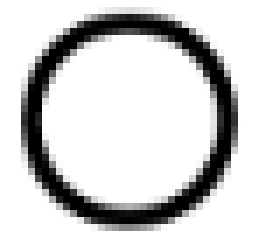
#> input picture backend/benchmarks/fixtures/glyphs/circularity_1.png, 38 x 36 px (shown 7 times larger)
$ python -i detection_passes.py   (imports and definitions only)
#> lines starting #> are read from the running program, lines starting #| are printed output that depends on the picture; after the words box and inside, x2 and y2 are one past the last pixel; in counts of white or black regions, pixels touching at a corner belong together
#> further down, picture is the input picture: PIL image 38x36 RGB; min 0, max 255, mean 209.5
### backend/image_preprocess.py
"""Preprocessing for CAD drawings."""

from __future__ import annotations

import numpy as np
from PIL import Image, ImageEnhance, ImageOps

try:
    import cv2
except ImportError:
    cv2 = None  # type: ignore


# [15 lines left out: functions pad_image, upscale_min_edge, not called in this run]


def cad_ink_to_gray(img: Image.Image) -> Image.Image:
    arr = np.array(img.convert("RGB")).astype(np.float32)
    r, g, b = arr[:, :, 0], arr[:, :, 1], arr[:, :, 2]
    ink = 255.0 - np.maximum(np.maximum(r, g), b)
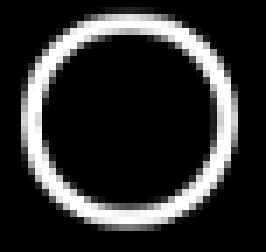
#> ink: shape (36, 38) float32 (shown 7 times larger); min 0, max 255, mean 45.5
    blue_bias = np.clip(b - r, 0, 255) * 0.75
#> blue_bias: shape (36, 38) float32; every value is 0
    gray = np.clip(ink + blue_bias, 0, 255).astype(np.uint8)
    if cv2 is not None:
        gray = cv2.normalize(gray, None, 0, 255, cv2.NORM_MINMAX)
    return Image.fromarray(gray).convert("RGB")


# [116 lines left out: functions _suppress_long_lines, estimate_skew_angle, deskew_to_horizontal, clahe_rgb, sharpen_rgb, not called in this run]


def is_vertical_dimension(img: Image.Image) -> bool:
    w, h = img.size
    return h > w * 1.35


# [110 lines left out: functions orientations_for_ocr, primary_oriented, bbox_from_oriented_to_original, prepare_ocr_variants, prepare_primary_ocr_variant, not called in this run]

### backend/detection_passes.py
"""Adaptive auto-balloon detection plans and coordinate transforms.

The first accuracy-first implementation exhaustively combined four image
variants, four rotations, two scales, and page tiles.  PaddleOCR 3.x ran the
complete OCR pipeline for every one of those nominal "detection" calls, which
made whole-page scans impractical.  Milestone 2B keeps the high-recall
morphology proposals but bounds learned localization to two detector-only page
passes plus a capped set of local refinements.
"""

from __future__ import annotations

from dataclasses import dataclass
from math import atan2, cos, degrees, hypot, radians, sin
from statistics import median
from typing import Any

import numpy as np
from PIL import Image, ImageOps

from image_preprocess import cad_ink_to_gray

try:
    import cv2
except ImportError:  # pragma: no cover - the production OCR environment has OpenCV
    cv2 = None  # type: ignore


DETECTION_VARIANTS = (
    "source_contrast",
    "cad_contrast",
    "threshold",
    "inverted",
)
# A 180/270-degree pass cannot reveal a new text location.  The recognition
# stage resolves a crop's final reading orientation later.
DETECTION_ROTATIONS_CW = (0, 90)
DETECTION_PRIMARY_VARIANT = "source_contrast"
DETECTION_PRIMARY_MIN_EDGE = 1100
DETECTION_PRIMARY_MAX_EDGE = 2400
DETECTION_REFINEMENT_TARGET_EDGE = 1100
DETECTION_MAX_REFINEMENT_REGIONS = 24
DETECTION_FALLBACK_MAX_REFINEMENT_REGIONS = 8
DETECTION_COVERAGE_RATIO = 0.55

# These helpers remain available for local/refinement experiments, but the
# whole-page adaptive path no longer tiles every detector pass.
DETECTION_TILE_MAX_EDGE = 2000
DETECTION_TILE_OVERLAP = 160

# Detector-only gap passes may enlarge one adaptive panel, but the enlargement
# stays bounded by both PaddleOCR's normal side limit and a 2x zoom budget.
DETECTION_TILE_MAX_INPUT_EDGE = 4000
DETECTION_TILE_MAX_ZOOM = 2.0


@dataclass(frozen=True)
class DetectionPassSpec:
    """One deterministic Paddle detection pass."""

    variant: str
    rotation_cw: int
    target_long_edge: int

    # [4 lines left out: function label, not called in this run]


@dataclass(frozen=True)
class PreparedDetectionSource:
    """Deskewed source plus the transform required to restore its boxes."""

    image: Image.Image
    correction_angle: float


@dataclass(frozen=True)
class DetectionTile:
    """One overlapping work unit in a rotated detection image."""

    x: int
    y: int
    width: int
    height: int

    @property
    def box(self) -> tuple[int, int, int, int]:
        return (self.x, self.y, self.x + self.width, self.y + self.height)


# [115 lines left out: functions _tile_starts, build_detection_tiles, detection_tile_target_edge, offset_tile_box, detection_primary_target_edge, build_detection_pass_plan, not called in this run]


def _otsu_threshold(gray: np.ndarray) -> int:
    """Small NumPy Otsu implementation so variant creation does not require cv2."""

    values = np.asarray(gray, dtype=np.uint8)
    histogram = np.bincount(values.ravel(), minlength=256).astype(np.float64)
#> histogram = 256 values, max 970 at index 255, min 0 at index 6, mean 5.34
    total = float(values.size)
#> total = 1368
    if total <= 0:
        return 127

    weighted_total = float(np.dot(np.arange(256), histogram))
#> weighted_total = 286541
    background_weight = 0.0
    background_sum = 0.0
    best_variance = -1.0
    best_threshold = 127

    for threshold in range(256):
        background_weight += histogram[threshold]
        if background_weight <= 0:
            continue
        foreground_weight = total - background_weight
        if foreground_weight <= 0:
            break
        background_sum += threshold * histogram[threshold]
        background_mean = background_sum / background_weight
        foreground_mean = (weighted_total - background_sum) / foreground_weight
        between = (
            background_weight
            * foreground_weight
            * (background_mean - foreground_mean) ** 2
        )
        if between > best_variance:
            best_variance = between
            best_threshold = threshold
#> this loop made 256 passes
#> (background_weight, foreground_weight, background_sum, background_mean, foreground_mean, best_variance) on passes 1, 2, 3, 4, 5, 6, 8, 9, 10, 11, 12, 14: (99, 1269, 0, 0, 225.8, 6.41e+09), (101, 1267, 2, 0.0198, 226.2, 6.54e+09), (104, 1264, 8, 0.0769, 226.7, 6.75e+09), (108, 1260, 20, 0.185, 227.4, 7.03e+09), (111, 1257, 32, 0.288, 227.9, 7.23e+09), (115, 1253, 52, 0.452, 228.6, 7.5e+09), (118, 1250, 73, 0.619, 229.2, 7.71e+09), (121, 1247, 97, 0.802, 229.7, 7.91e+09), (126, 1242, 142, 1.13, 230.6, 8.24e+09), (128, 1240, 162, 1.27, 231, 8.37e+09), (129, 1239, 173, 1.34, 231.1, 8.44e+09), (130, 1238, 186, 1.43, 231.3, 8.5e+09)
#> (background_weight, foreground_weight, background_sum, background_mean, foreground_mean, between) on passes 7, 13, 17, 22, 23, 29: (115, 1253, 52, 0.452, 228.6, 7.5e+09), (129, 1239, 173, 1.34, 231.1, 8.44e+09), (136, 1232, 272, 2, 232.4, 8.89e+09), (146, 1222, 451, 3.09, 234.1, 9.52e+09), (146, 1222, 451, 3.09, 234.1, 9.52e+09), (154, 1214, 655, 4.25, 235.5, 1e+10)
#> after the loop, background_sum = 39191; background_weight = 1368; best_threshold = 141; best_variance = 1.34e+10

    return best_threshold


def build_detection_variants(image: Image.Image) -> dict[str, Image.Image]:
    """Create contrast, CAD-ink, threshold, and inverse threshold views."""

    source_gray = ImageOps.autocontrast(image.convert("L"), cutoff=0)

    # cad_ink_to_gray produces bright ink on black.  Invert it to Paddle's
    # familiar dark-text-on-light-background convention, then stretch contrast.
    cad_dark = ImageOps.invert(cad_ink_to_gray(image).convert("L"))
    cad_contrast = ImageOps.autocontrast(cad_dark, cutoff=0)

    cad_array = np.asarray(cad_contrast, dtype=np.uint8)
    threshold = _otsu_threshold(cad_array)
#> threshold = 141
    binary_array = np.where(cad_array > threshold, 255, 0).astype(np.uint8)
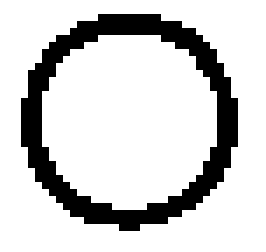
#> binary_array: shape (36, 38) (shown 7 times larger); 81.4% white; black in thin lines or dots, all inside (x1, y1, x2, y2) = (3, 2, 34, 33)
    binary = Image.fromarray(binary_array, mode="L")

    return {
        "source_contrast": source_gray.convert("RGB"),
        "cad_contrast": cad_contrast.convert("RGB"),
        "threshold": binary.convert("RGB"),
        "inverted": ImageOps.invert(binary).convert("RGB"),
    }


# [9 lines left out: function build_primary_detection_image, not called in this run]


def _box_area(box: dict[str, Any]) -> float:
    return max(0.0, float(box["w"])) * max(0.0, float(box["h"]))


# [421 lines left out: functions _intersection_area, _union_box, _boxes_touch, build_refinement_regions, refinement_rotation, estimate_skew_correction and 9 more, not called in this run]

>>> from PIL import Image
>>> picture = Image.open('benchmarks/fixtures/glyphs/circularity_1.png')
>>> result = build_detection_variants(picture)
#> result = 4 items

$ run again, on backend/benchmarks/fixtures/glyphs/concentricity_1.png
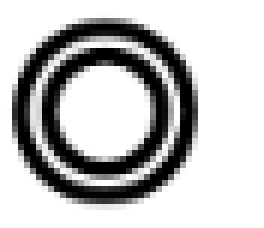
#> input picture backend/benchmarks/fixtures/glyphs/concentricity_1.png, 44 x 38 px (shown 6 times larger)
#> picture is the input picture: PIL image 44x38 RGB; min 0, max 255, mean 191.9
#> in cad_ink_to_gray, `ink = 255.0 - np.maximum(np.maximum(r, g), b)`:
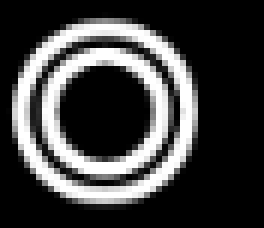
#> ink: shape (38, 44) float32 (shown 6 times larger); min 0, max 255, mean 63.1
#> blue_bias: shape (38, 44) float32; every value is 0
#> histogram = 256 values, max 1005 at index 255, min 0 at index 17, mean 6.53
#> weighted_total = 320849
#> the loop in _otsu_threshold, `for threshold in range(256):` made 256 passes
#> (background_weight, foreground_weight, background_sum, background_mean, foreground_mean, best_variance) on passes 1 to 8: (170, 1502, 0, 0, 213.6, 1.17e+10), (177, 1495, 7, 0.0395, 214.6, 1.22e+10), (187, 1485, 27, 0.144, 216, 1.29e+10), (194, 1478, 48, 0.247, 217.1, 1.35e+10), (196, 1476, 56, 0.286, 217.3, 1.36e+10), (201, 1471, 81, 0.403, 218.1, 1.4e+10), (205, 1467, 105, 0.512, 218.6, 1.43e+10), (207, 1465, 119, 0.575, 218.9, 1.45e+10)
#> after the loop in _otsu_threshold, `for threshold in range(256):`: background_sum = 64574; background_weight = 1672; best_threshold = 139; best_variance = 2.49e+10
#> threshold = 139
#> in build_detection_variants, `binary_array = np.where(cad_array > threshold, 255, 0).astype(np.uint8)`:
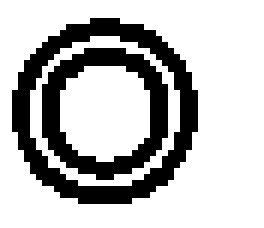
#> binary_array: shape (38, 44) (shown 6 times larger); 74.1% white; black in thin lines or dots, all inside (x1, y1, x2, y2) = (2, 3, 33, 34)
#> result = 4 items

$ run again, on backend/benchmarks/fixtures/glyphs/concentricity_2.png
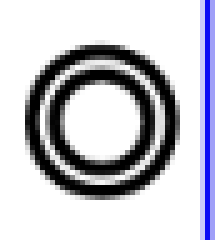
#> input picture backend/benchmarks/fixtures/glyphs/concentricity_2.png, 44 x 48 px (shown 5 times larger)
#> picture is the input picture: PIL image 44x48 RGB; mean R, G, B 196.2, 196.2, 204.6
#> in cad_ink_to_gray, `gray = np.clip(ink + blue_bias, 0, 255).astype(np.uint8)`:
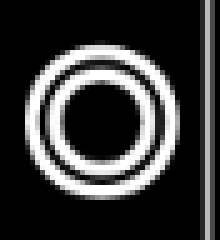
#> gray: shape (48, 44) (shown 5 times larger); min 0, max 255, mean 56.7
#> histogram = 256 values, max 1304 at index 255, min 0 at index 37, mean 8.25
#> weighted_total = 418851
#> the loop in _otsu_threshold, `for threshold in range(256):` made 256 passes
#> (background_weight, foreground_weight, background_sum, background_mean, foreground_mean, best_variance) on passes 1 to 8: (173, 1939, 0, 0, 216, 1.57e+10), (174, 1938, 1, 0.00575, 216.1, 1.58e+10), (183, 1929, 19, 0.104, 217.1, 1.66e+10), (191, 1921, 43, 0.225, 218, 1.74e+10), (195, 1917, 59, 0.303, 218.5, 1.78e+10), (200, 1912, 84, 0.42, 219, 1.83e+10), (203, 1909, 102, 0.502, 219.4, 1.86e+10), (205, 1907, 116, 0.566, 219.6, 1.88e+10)
#> after the loop in _otsu_threshold, `for threshold in range(256):`: background_sum = 86331; background_weight = 2112; best_threshold = 141; best_variance = 3.47e+10
#> in build_detection_variants, `binary_array = np.where(cad_array > threshold, 255, 0).astype(np.uint8)`:
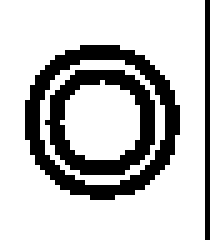
#> binary_array: shape (48, 44) (shown 5 times larger); 77.1% white; black in thin lines or dots, all inside (x1, y1, x2, y2) = (5, 0, 42, 48)
